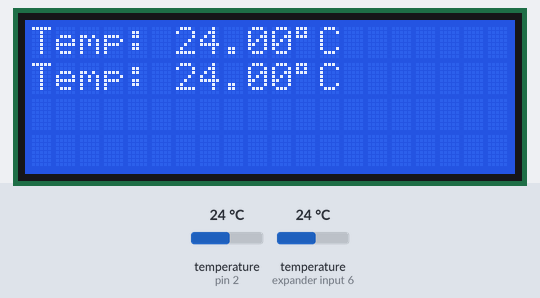
The sketch below on a simulated Arduino Uno, built with avr-gcc and run on an emulated ATmega328P. Parts: 20×4 character LCD. Inputs (shaded band) come from the test bench; at power-on: temperature (sensors on pin 2, expander input 6) 24 °C.

Above: at 3.4 s.
3.5 s: temperature (sensor on pin 2) set to 12 °C
At 6.3 s:
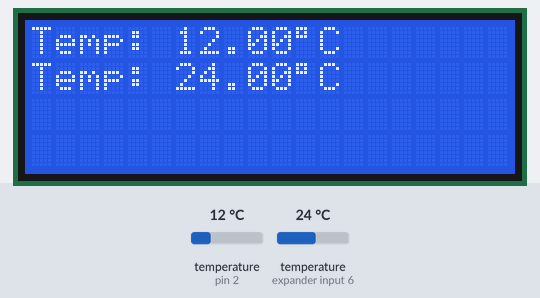
7.6 s: temperature (sensor on expander input 6) set to 12 °C
At 9.8 s:
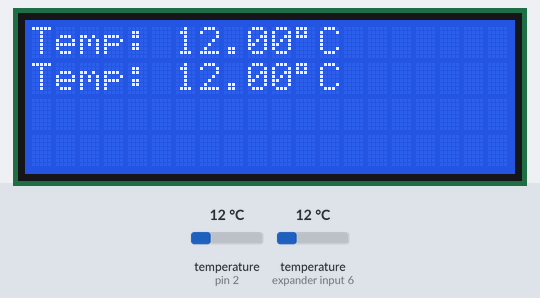
11.7 s: temperature (sensor on pin 2) set to 19 °C
15.8 s: temperature (sensor on expander input 6) set to 19 °C
At 17.9 s:
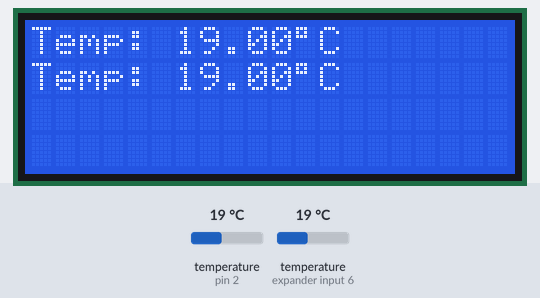
19.9 s: temperature (sensor on pin 2) set to 28 °C
At 23.7 s:
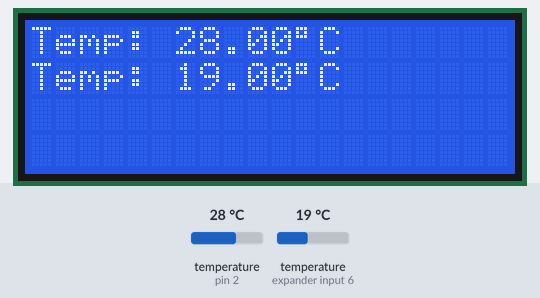
24.0 s: temperature (sensor on expander input 6) set to 28 °C
At 26.0 s:
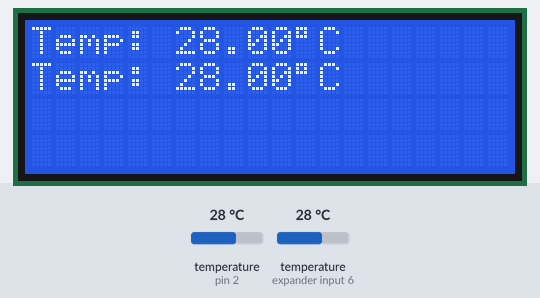
Timing chart, 0 to 27.5 s (numbered marks = the images above; inputs shaded):
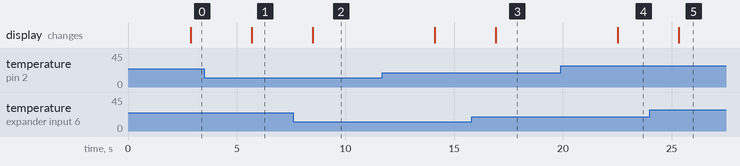

The sketch:

2.ino
```cpp
#include <Wire.h>
#include <LiquidCrystal_I2C.h>


#include <OneWire.h>

#include <DallasTemperature.h>

float temp=0;
float temp2=0;
float maxTemp=0;
float minTemp=100;
OneWire oneWire(2);
  DallasTemperature sensors(&oneWire);
LiquidCrystal_I2C lcd(0x27, 2, 1, 0, 4, 5, 6, 7, 3, POSITIVE);

DeviceAddress insideThermometer, outsideThermometer;


void setup() {
  // put your setup code here, to run once:
  lcd.begin(20,4);
  lcd.backlight();
  sensors.begin();


}
void loop() {
  // put your main code here, to run repeatedly:
  delay(2000);
  sensors.requestTemperatures();
temp=sensors.getTempCByIndex(0);
temp2=sensors.getTempCByIndex(1);


//lcd.clear();

    lcd.setCursor(0,0);
    lcd.print("Temp: ");
    lcd.print(temp);
    lcd.print((char)223);
 lcd.print("C ");

 lcd.setCursor(0,1);
    lcd.print("Temp: ");
    lcd.print(temp2);
    lcd.print((char)223);
 lcd.print("C ");


}
```

Measured:
- after the input at 3.5 s, the display: changes after 2.2 s (image 1)
- after the input at 7.6 s, the display: changes after 0.89 s (image 2)
- after the input at 15.8 s, the display: changes after 1.1 s (image 3)
- after the input at 19.9 s, the display: changes after 2.6 s (image 4)
- after the input at 24.0 s, the display: changes after 1.3 s (image 5)
